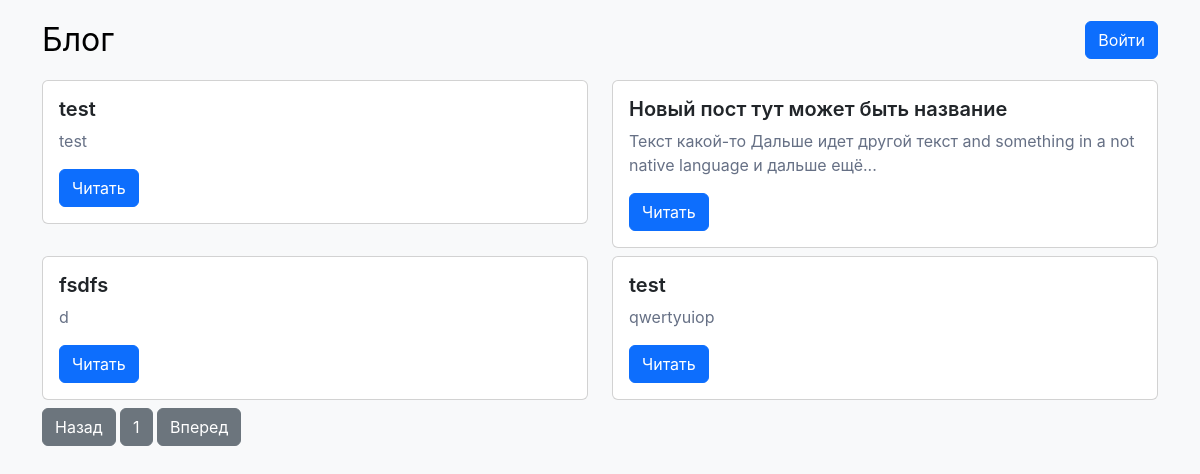
Before: / with the older database file.
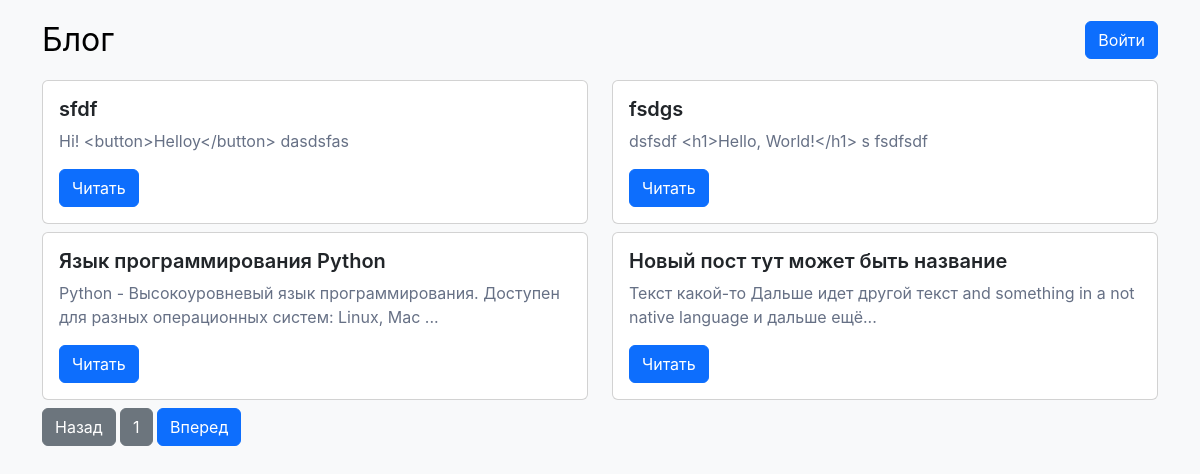
After: the same page with the newer database file.
### tables this page shows
CREATE TABLE posts (
				id INTEGER PRIMARY KEY AUTOINCREMENT,
				title TEXT,
				content TEXT
			);

### routes.py (the view)
		@self.app.route('/')
		def index():
			pageId = 1
			posts = self.dbController.getPostsOnPage(pageId)
			numberOfpages = self.dbController.getNumberOfPages()
			return render_template(
				'index.html',
				posts = posts,
				pageId = pageId,
				numberOfpages = numberOfpages
			)

### db/ConnectionHelper.py (called while the page is built)
	def getConnection(self):
		return self.connection

	def close(self):
		self.connection.commit()
		self.connection.close()

	def __del__(self):
		self.close()

### db/DataBaseController.py (called while the page is built)
	def getPostsOnPage(self, pageId):
		return self.postModel.getPostsOnPage(pageId)

	def getNumberOfPages(self):
		return self.postModel.getNumberOfPages()

### db/PostModel.py (called while the page is built)
	def getPosts(self):
		connectionHelper = ConnectionHelper()
		connection = connectionHelper.getConnection()
		cursor = connection.cursor()
		cursor.execute("SELECT * FROM posts ORDER BY id DESC")
		ret = cursor.fetchall()
		return ret

	def getPostsOnPage(self, pageId):
		posts = self.getPosts()
		postsPerPage = 4
		startIndex = (pageId - 1) * postsPerPage
		endIndex = startIndex + postsPerPage
		return posts[startIndex:endIndex]

	def getNumberOfPages(self):
		posts = self.getPosts()
		return (len(posts) + 4 - 1) // 4

### templates/index.html (shortened to what this page needs)
{% extends 'layout.html' %}
{% block content %}
	<div class="post-container pb-2">
		<div class="row">
		{% for post in posts %}
		<div class="col-sm-6 pb-2">
			<div class="card">
				<div class="card-body">
					<h5 class="card-title">{{ post[1] }}</h5>
					{% if post[2]|length > 100 %}
					<p class="card-text">{{ post[2][:100] }}...</p>
					{% else %}
					<p class="card-text">{{ post[2][:100] }}</p>
					{% endif %}
					<a href="/post/{{ post[0] }}" class="btn btn-primary">Читать</a>
				</div>
			</div>
		</div>
		{% endfor %}
		</div>
        {% if pageId - 1 > 0 %}
		<a href="{{ url_for('explore', pageId = pageId - 1)}}" class="btn btn-primary">Назад</a>
		{% else %}
		<a class="btn btn-secondary">Назад</a>
        {% endif %}
        <a class="btn btn-secondary">{{ pageId }}</a>
        {% if numberOfpages > pageId %}
		<a href="{{ url_for('explore', pageId = pageId + 1)}}" class="btn btn-primary">Вперед</a>
		{% else %}
		<a class="btn btn-secondary">Вперед</a>
        {% endif %}
    </div>
{% endblock %}

### templates/layout.html (shortened to what this page needs)
<!DOCTYPE html>
<html data-bs-theme="light">
<head>
	<link href="https://cdn.jsdelivr.net/npm/bootstrap@5.3.3/dist/css/bootstrap.min.css" rel="stylesheet">
	<link rel="stylesheet" type="text/css" href="{{ url_for('static', filename='styles/style.css') }}">
</head>
<body class="bg-body-tertiary">
	<div class="container">
		<header class="header py-3">
			<div class="row flex-wrap justify-content-between align-items-center">
				<div class="col-auto">
					<a href="{{ url_for('index') }}" class="blog-header-logo text-body-emphasis text-decoration-none">Блог</a>
				</div>
				<div class="col-auto d-flex justify-content-end align-items-center">
					{% if session["username"]: %}
					<div class="flex-shrink-0 dropdown">
						<a href="#" class="d-block link-body-emphasis text-decoration-none dropdown-toggle" data-bs-toggle="dropdown" aria-expanded="false">
							<img class="rounded-circle" src="{{ url_for('static', filename='image/profile.png') }}" width="32" height="32">
						</a>
						<ul class="dropdown-menu text-small shadow">
							<li><a class="dropdown-item" href="{{ url_for('newPost') }}">Новый пост</a></li>
							<li><a class="dropdown-item" href="{{ url_for('profile') }}">Профиль</a></li>
							<li><hr class="dropdown-divider"></li>
							<li><a class="dropdown-item" href="{{ url_for('logout') }}">Выйти</a></li>
						</ul>
					</div>
					{% else %}
					<a class="btn btn-primary" href="{{ url_for('auth') }}">Войти</a>
					{% endif %}
				</div>
			</div>
		</header>
		{% block content %}
		{% endblock %}
	</div>
</body>
</html>

### static/styles/style.css (style rules this page uses)
body { font-family: Inter,-apple-system,BlinkMacSystemFont,Segoe UI,Roboto,Helvetica,Arial,sans-serif,Apple Color Emoji,Segoe UI Emoji,Segoe UI Symbol; }
.blog-header-logo { font-size: 2.0rem; }
.card-title { font-weight: 600; }
.card-text { color: #667085; }

Changed rows visible on the page:
removed posts: title "test", content "test"
removed posts: title "fsdfs", content "d"
no longer on this page (row unchanged): posts: title "test", content "qwertyuiop"
added posts: title "sfdf", content "Hi! <button>Helloy</button> dasdsfas"
added posts: title "fsdgs", content "dsfsdf <h1>Hello, World!</h1> s fsdfsdf"
added posts: title "Язык программирования Python", content "Python - Высокоуровневый язык программирования. Доступен для разных операционных систем: Linux, Mac"
